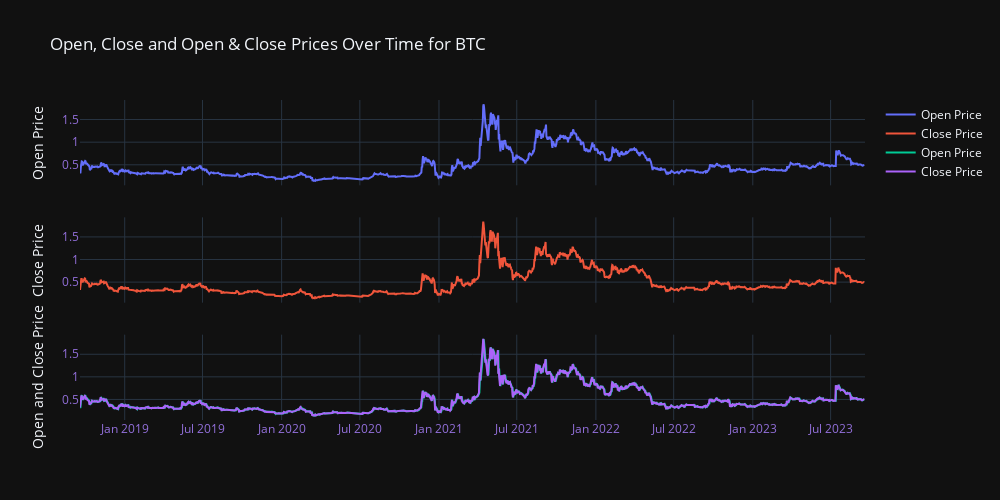

Here is the notebook cell this chart was saved with:
### Markdown cell above
### Now, subplots for open and close prices

### Code cell
import plotly.graph_objects as go
# from plotly.subplots import make_subplots
#Subplots for open and close prices
# plt.style.use("dark_background")
fig = make_subplots(rows=3, cols=1, shared_xaxes=True, vertical_spacing=0.1)
# plt.style.use("dark_background")
# First subplot (Open Price)
fig.add_trace(go.Scatter(x=XRP['Date'], y=XRP['Open'], mode='lines', name='Open Price'), row=1, col=1)
fig.update_yaxes(title_text="Open Price", row=1, col=1)
# plt.style.use("dark_background")
# Second subplot (Close Price)
fig.add_trace(go.Scatter(x=XRP['Date'], y=XRP['Close'], mode='lines', name='Close Price'), row=2, col=1)
fig.update_yaxes(title_text="Close Price", row=2, col=1)
# plt.style.use("dark_background")
# Third subplot(Open and Close Prices)
fig.add_trace(go.Scatter(x=XRP['Date'], y=XRP['Open'], mode='lines', name='Open Price'), row=3, col=1)
fig.add_trace(go.Scatter(x=XRP['Date'], y=XRP['Close'], mode='lines', name='Close Price'), row=3, col=1)
fig.update_yaxes(title_text="Open and Close Price", row=3, col=1)
# plt.style.use("dark_background")
# setting up the title and size of the graph
fig.update_layout(title_text="Open, Close and Open & Close Prices Over Time for BTC",
    height=500,  # Set the height
    width=1000,
    template="plotly_dark") # width
# plt.style.use("dark_background")

fig.update_xaxes(tickfont=dict(color='#9370DB'))  # Change the color of the x-axis labels to red
fig.update_yaxes(tickfont=dict(color='#9370DB'))
fig.show()

### Figure 1 — Plotly figure (JSON) as saved in the notebook; plotly's stock layout.template omitted (floating-point values rounded to 4 significant figures; data arrays with more than 128 entries replaced by an {"elided": "..."} marker saying what was removed)
{"data": [{"mode": "lines", "name": "Open Price", "type": "scatter", "x": {"elided": "1827 str values"}, "xaxis": "x", "y": {"elided": "1827 float values"}, "yaxis": "y"}, {"mode": "lines", "name": "Close Price", "type": "scatter", "x": {"elided": "1827 str values"}, "xaxis": "x2", "y": {"elided": "1827 float values"}, "yaxis": "y2"}, {"mode": "lines", "name": "Open Price", "type": "scatter", "x": {"elided": "1827 str values"}, "xaxis": "x3", "y": {"elided": "1827 float values"}, "yaxis": "y3"}, {"mode": "lines", "name": "Close Price", "type": "scatter", "x": {"elided": "1827 str values"}, "xaxis": "x3", "y": {"elided": "1827 float values"}, "yaxis": "y3"}], "layout": {"height": 500, "title": {"text": "Open, Close and Open & Close Prices Over Time for BTC"}, "width": 1000, "xaxis": {"anchor": "y", "domain": [0, 1], "matches": "x3", "showticklabels": false, "tickfont": {"color": "#9370DB"}}, "xaxis2": {"anchor": "y2", "domain": [0, 1], "matches": "x3", "showticklabels": false, "tickfont": {"color": "#9370DB"}}, "xaxis3": {"anchor": "y3", "domain": [0, 1], "tickfont": {"color": "#9370DB"}}, "yaxis": {"anchor": "x", "domain": [0.7333, 1], "tickfont": {"color": "#9370DB"}, "title": {"text": "Open Price"}}, "yaxis2": {"anchor": "x2", "domain": [0.3667, 0.6333], "tickfont": {"color": "#9370DB"}, "title": {"text": "Close Price"}}, "yaxis3": {"anchor": "x3", "domain": [0, 0.2667], "tickfont": {"color": "#9370DB"}, "title": {"text": "Open and Close Price"}}}}
